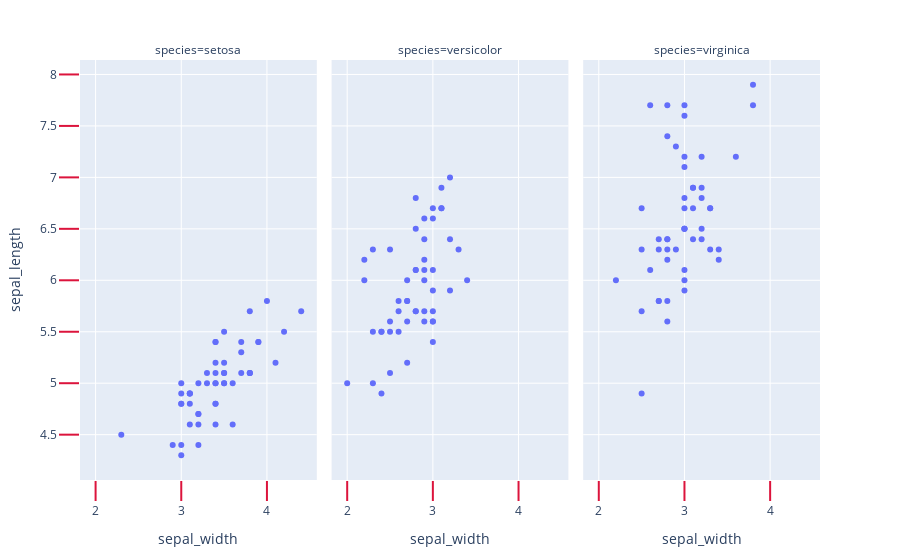

Here is the notebook cell this chart was saved with:
### Markdown cell above
## Ticklen Kullanımı

### Code cell
df = px.data.iris() # px  bir modüldür

fig = px.scatter(df, x = "sepal_width", y ="sepal_length", facet_col = "species")
fig.update_xaxes(ticks = "outside", tickwidth = 2, tickcolor = "crimson", ticklen = 20)
fig.update_yaxes(ticks = "outside", tickwidth = 2, tickcolor = "crimson", ticklen = 20, col = 1)

fig.show()

### Figure 1 — Plotly figure (JSON) as saved in the notebook; plotly's stock layout.template omitted (floating-point values rounded to 4 significant figures)
{"data": [{"hovertemplate": "species=setosa<br>sepal_width=%{x}<br>sepal_length=%{y}<extra></extra>", "legendgroup": "", "marker": {"color": "#636efa", "symbol": "circle"}, "mode": "markers", "name": "", "orientation": "v", "showlegend": false, "type": "scatter", "x": [3.5, 3, 3.2, 3.1, 3.6, 3.9, 3.4, 3.4, 2.9, 3.1, 3.7, 3.4, 3, 3, 4, 4.4, 3.9, 3.5, 3.8, 3.8, 3.4, 3.7, 3.6, 3.3, 3.4, 3, 3.4, 3.5, 3.4, 3.2, 3.1, 3.4, 4.1, 4.2, 3.1, 3.2, 3.5, 3.1, 3, 3.4, 3.5, 2.3, 3.2, 3.5, 3.8, 3, 3.8, 3.2, 3.7, 3.3], "xaxis": "x", "y": [5.1, 4.9, 4.7, 4.6, 5, 5.4, 4.6, 5, 4.4, 4.9, 5.4, 4.8, 4.8, 4.3, 5.8, 5.7, 5.4, 5.1, 5.7, 5.1, 5.4, 5.1, 4.6, 5.1, 4.8, 5, 5, 5.2, 5.2, 4.7, 4.8, 5.4, 5.2, 5.5, 4.9, 5, 5.5, 4.9, 4.4, 5.1, 5, 4.5, 4.4, 5, 5.1, 4.8, 5.1, 4.6, 5.3, 5], "yaxis": "y"}, {"hovertemplate": "species=versicolor<br>sepal_width=%{x}<br>sepal_length=%{y}<extra></extra>", "legendgroup": "", "marker": {"color": "#636efa", "symbol": "circle"}, "mode": "markers", "name": "", "orientation": "v", "showlegend": false, "type": "scatter", "x": [3.2, 3.2, 3.1, 2.3, 2.8, 2.8, 3.3, 2.4, 2.9, 2.7, 2, 3, 2.2, 2.9, 2.9, 3.1, 3, 2.7, 2.2, 2.5, 3.2, 2.8, 2.5, 2.8, 2.9, 3, 2.8, 3, 2.9, 2.6, 2.4, 2.4, 2.7, 2.7, 3, 3.4, 3.1, 2.3, 3, 2.5, 2.6, 3, 2.6, 2.3, 2.7, 3, 2.9, 2.9, 2.5, 2.8], "xaxis": "x2", "y": [7, 6.4, 6.9, 5.5, 6.5, 5.7, 6.3, 4.9, 6.6, 5.2, 5, 5.9, 6, 6.1, 5.6, 6.7, 5.6, 5.8, 6.2, 5.6, 5.9, 6.1, 6.3, 6.1, 6.4, 6.6, 6.8, 6.7, 6, 5.7, 5.5, 5.5, 5.8, 6, 5.4, 6, 6.7, 6.3, 5.6, 5.5, 5.5, 6.1, 5.8, 5, 5.6, 5.7, 5.7, 6.2, 5.1, 5.7], "yaxis": "y2"}, {"hovertemplate": "species=virginica<br>sepal_width=%{x}<br>sepal_length=%{y}<extra></extra>", "legendgroup": "", "marker": {"color": "#636efa", "symbol": "circle"}, "mode": "markers", "name": "", "orientation": "v", "showlegend": false, "type": "scatter", "x": [3.3, 2.7, 3, 2.9, 3, 3, 2.5, 2.9, 2.5, 3.6, 3.2, 2.7, 3, 2.5, 2.8, 3.2, 3, 3.8, 2.6, 2.2, 3.2, 2.8, 2.8, 2.7, 3.3, 3.2, 2.8, 3, 2.8, 3, 2.8, 3.8, 2.8, 2.8, 2.6, 3, 3.4, 3.1, 3, 3.1, 3.1, 3.1, 2.7, 3.2, 3.3, 3, 2.5, 3, 3.4, 3], "xaxis": "x3", "y": [6.3, 5.8, 7.1, 6.3, 6.5, 7.6, 4.9, 7.3, 6.7, 7.2, 6.5, 6.4, 6.8, 5.7, 5.8, 6.4, 6.5, 7.7, 7.7, 6, 6.9, 5.6, 7.7, 6.3, 6.7, 7.2, 6.2, 6.1, 6.4, 7.2, 7.4, 7.9, 6.4, 6.3, 6.1, 7.7, 6.3, 6.4, 6, 6.9, 6.7, 6.9, 5.8, 6.8, 6.7, 6.7, 6.3, 6.5, 6.2, 5.9], "yaxis": "y3"}], "layout": {"annotations": [{"font": {}, "showarrow": false, "text": "species=setosa", "x": 0.16, "xanchor": "center", "xref": "paper", "y": 1, "yanchor": "bottom", "yref": "paper"}, {"font": {}, "showarrow": false, "text": "species=versicolor", "x": 0.5, "xanchor": "center", "xref": "paper", "y": 1, "yanchor": "bottom", "yref": "paper"}, {"font": {}, "showarrow": false, "text": "species=virginica", "x": 0.84, "xanchor": "center", "xref": "paper", "y": 1, "yanchor": "bottom", "yref": "paper"}], "legend": {"tracegroupgap": 0}, "margin": {"t": 60}, "xaxis": {"anchor": "y", "domain": [0, 0.32], "tickcolor": "crimson", "ticklen": 20, "ticks": "outside", "tickwidth": 2, "title": {"text": "sepal_width"}}, "xaxis2": {"anchor": "y2", "domain": [0.34, 0.66], "matches": "x", "tickcolor": "crimson", "ticklen": 20, "ticks": "outside", "tickwidth": 2, "title": {"text": "sepal_width"}}, "xaxis3": {"anchor": "y3", "domain": [0.68, 1.0], "matches": "x", "tickcolor": "crimson", "ticklen": 20, "ticks": "outside", "tickwidth": 2, "title": {"text": "sepal_width"}}, "yaxis": {"anchor": "x", "domain": [0, 1], "tickcolor": "crimson", "ticklen": 20, "ticks": "outside", "tickwidth": 2, "title": {"text": "sepal_length"}}, "yaxis2": {"anchor": "x2", "domain": [0, 1], "matches": "y", "showticklabels": false}, "yaxis3": {"anchor": "x3", "domain": [0, 1], "matches": "y", "showticklabels": false}}}
